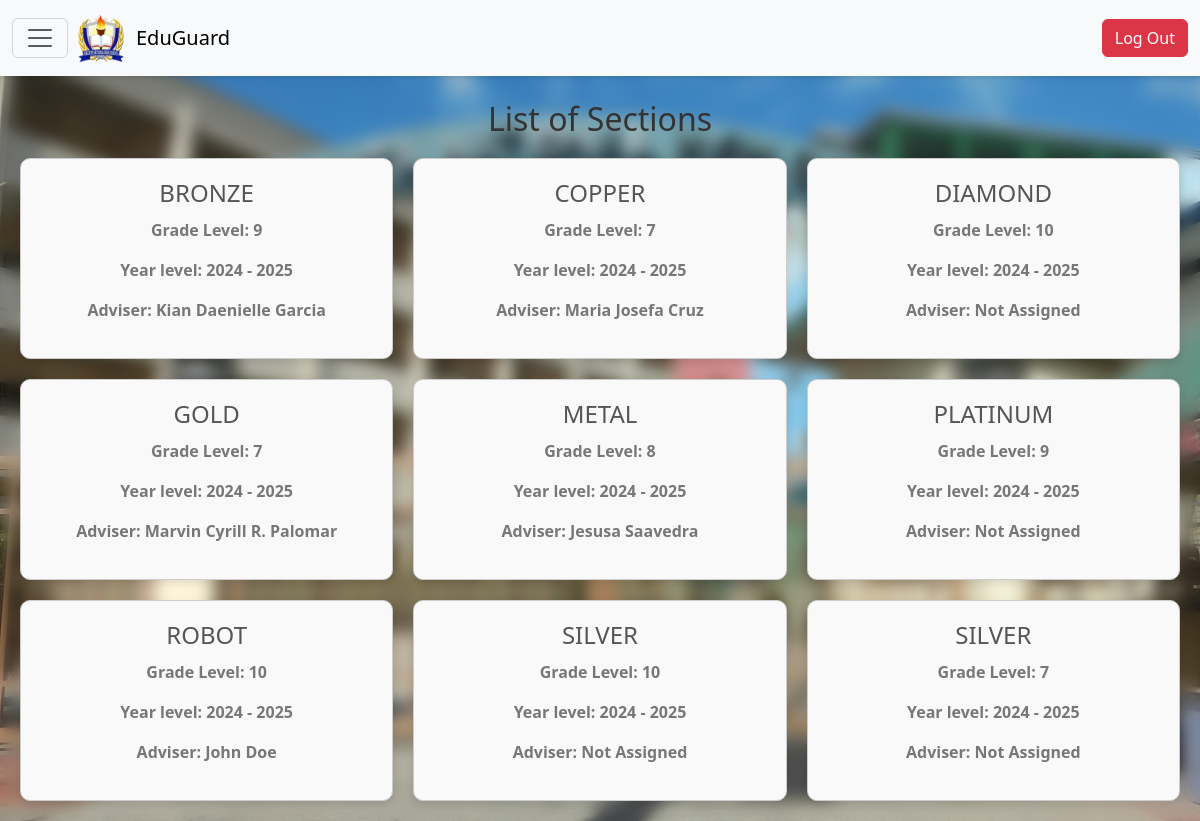
The app's page /PHPAdmin/StudentIDRegister.php with its own data.
### tables this page shows
CREATE TABLE `advisers` (
  `ID` int(11) NOT NULL,
  `user_role` varchar(50) DEFAULT 'adviser',
  `adviserFullName` varchar(250) DEFAULT NULL,
  `adviserContactNumber` varchar(15) DEFAULT NULL,
  `adviserEmailAddress` varchar(250) DEFAULT NULL,
  `adviserPassword` varchar(255) DEFAULT NULL,
  `adviserGrLvl` varchar(10) DEFAULT NULL,
  `adviserSection` varchar(250) DEFAULT NULL
);

CREATE TABLE `class_section` (
  `section_id` int(11) NOT NULL,
  `section_name` varchar(100) DEFAULT NULL,
  `section_grade_level` varchar(50) DEFAULT NULL,
  `section_year_start_level` year(4) DEFAULT NULL,
  `section_year_end_level` year(4) DEFAULT NULL
);

### PHPAdmin/StudentIDRegister.php (the view, shortened to what this page needs)
<?php include "adminNavbar.php" ?>
<?php
include "../PHP/dbconnection.php";
$query = "select *
FROM advisers RIGHT JOIN class_section
on advisers.adviserSection = class_section.section_name
ORDER BY class_section.section_name ASC";
$result = mysqli_query($conn, $query);
?>
<!DOCTYPE html>
<html lang="en">
<head>
    <link rel="stylesheet" href="../CSS/Teacher/adviserStudents.css">
    <link rel="stylesheet" href="../CSS/Admin/sectionBox.css">
</head>
<body>
    <div class="section-container">
        <h1>List of Sections</h1>
        <div class="section-grid">
            <?php
            if (mysqli_num_rows($result) > 0) {
                while ($row = mysqli_fetch_assoc($result)) {
                    echo '<a href="sectionDetails.php?section_id=' . $row['section_id'] . '" class="section-link">';
                    echo '<div class="section-box">';
                    echo '<h2>' . $row['section_name'] . '</h2>';
                    echo '<p>Grade Level: ' . $row['section_grade_level'] . '</p>';
                    echo '<p>Year level: ' . $row['section_year_start_level'] .' - ' . $row['section_year_end_level']. '</p>';
                    echo '<p>Adviser: ' . (!empty($row['adviserFullName']) ? $row['adviserFullName'] : 'Not Assigned') . '</p>';
                    echo '</div>';
                    echo '</a>';
                }
            } else {
                echo '<p>No sections found</p>';
            }
            ?>
        </div>
    </div>
</body>
</html>

### PHPAdmin/adminNavbar.php (shortened to what this page needs)
<!DOCTYPE html>
<html lang="en">
<head>
    <link rel="stylesheet" href="../node_modules/bootstrap/dist/css/bootstrap.min.css">
    <link rel="stylesheet" href="../CSS/Admin/adminNavbar.css">
</head>
<body>
  <nav class="navbar bg-body-tertiary fixed-top">
    <div class="container-fluid d-flex align-items-center">
      <div class="d-flex align-items-center gap-2">
        <button class="navbar-toggler" type="button" data-bs-toggle="offcanvas" data-bs-target="#offcanvasNavbar" aria-controls="offcanvasNavbar" aria-label="Toggle navigation">
          <span class="navbar-toggler-icon"></span>
        </button>
        <a class="navbar-brand d-flex align-items-center">
          <img id="imglogo" src="../Assets/111.png">
          <span>EduGuard</span>
        </a>
      </div>
      <div class="d-grid gap-2 d-md-flex justify-content-md-end">
        <a href="../PHPmain/logout.php">
        <button class="btn btn-danger" type="button">Log Out</button>
        </a>
      </div>
    </div>
  </nav>
</body>
</html>

### CSS/Admin/adminNavbar.css (style rules this page uses)
body { background-image: url("/CapstoneProjectBS/Assets/Background.jpg"); background-size: cover; background-repeat: no-repeat; background-attachment: fixed; background-color: #124E66; }
body::before { content: ""; position: fixed; top: 0; left: 0; width: 100%; height: 100%; background-color: rgba(139, 47, 47, 0.15); pointer-events: none; z-index: -1; }
.container-fluid { display: flex; align-items: center; }
.d-flex { display: flex; align-items: center; gap: 10px; }
#imglogo { width: 50px; height: 50px; }
body::before { content: ""; position: fixed; top: 0; left: 0; width: 100%; height: 100%; background-image: inherit; background-size: inherit; background-repeat: inherit; background-attachment: inherit; filter: blur(8px); z-index: -1; }

### CSS/Teacher/adviserStudents.css (style rules this page uses)
.navbar { position: fixed; top: 0; left: 0; width: 100%; z-index: 1000; background-color: white; box-shadow: 0 2px 4px rgba(0, 0, 0, 0.1); }
body { padding-top: 80px; }
.d-flex { display: flex; align-items: center; justify-content: center; }
.gap-2 { gap: 0; }

### CSS/Admin/sectionBox.css (style rules this page uses)
.section-container { font-weight: bold; max-width: 1200px; margin: 0 auto; padding: 20px; text-align: center; }
.section-container h1 { font-size: 2rem; margin-bottom: 20px; color: #333; }
.section-grid { display: grid; grid-template-columns: repeat(auto-fit, minmax(300px, 1fr)); gap: 20px; }
.section-box { height: 100%; width: 100%; border: 1px solid #ccc; border-radius: 10px; background-color: #f9f9f9; box-shadow: 0 4px 8px rgba(0, 0, 0, 0.1); padding: 20px; transition: transform 0.2s, box-shadow 0.2s; text-align: center; }
.section-box h2 { font-size: 1.5rem; margin-bottom: 10px; color: #555; }
.section-box p { font-size: 1rem; color: #777; width: auto; }
.section-link { text-decoration: none; color: inherit; }

### records on screen
advisers: class_section.section_name "BRONZE", class_section.section_grade_level "9", class_section.section_year_start_level "2024", class_section.section_year_end_level "2025", adviserFullName "Kian Daenielle Garcia"
advisers: class_section.section_name "COPPER", class_section.section_grade_level "7", class_section.section_year_start_level "2024", class_section.section_year_end_level "2025", adviserFullName "Maria Josefa Cruz"
class_section: section_name "DIAMOND", section_grade_level "10", section_year_start_level "2024", section_year_end_level "2025", shows "Not Assigned"
advisers: class_section.section_name "GOLD", class_section.section_grade_level "7", class_section.section_year_start_level "2024", class_section.section_year_end_level "2025", adviserFullName "Marvin Cyrill R. Palomar"
advisers: class_section.section_name "METAL", class_section.section_grade_level "8", class_section.section_year_start_level "2024", class_section.section_year_end_level "2025", adviserFullName "Jesusa Saavedra"
class_section: section_name "PLATINUM", section_grade_level "9", section_year_start_level "2024", section_year_end_level "2025", shows "Not Assigned"
advisers: class_section.section_name "ROBOT", class_section.section_grade_level "10", class_section.section_year_start_level "2024", class_section.section_year_end_level "2025", adviserFullName "John Doe"
class_section: section_name "SILVER", section_grade_level "10", section_year_start_level "2024", section_year_end_level "2025", shows "Not Assigned"
class_section: section_name "SILVER", section_grade_level "7", section_year_start_level "2024", section_year_end_level "2025", shows "Not Assigned"
